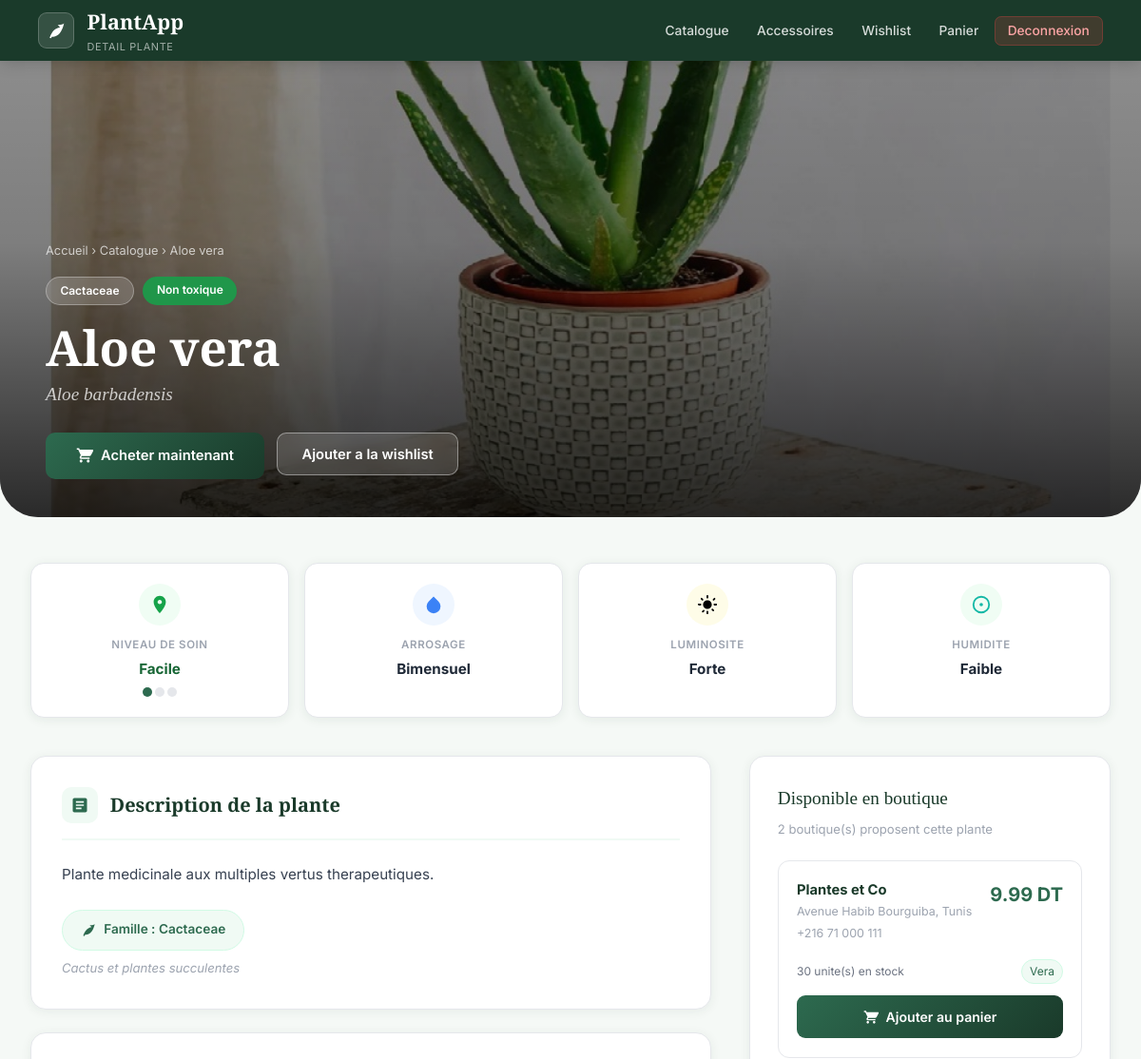
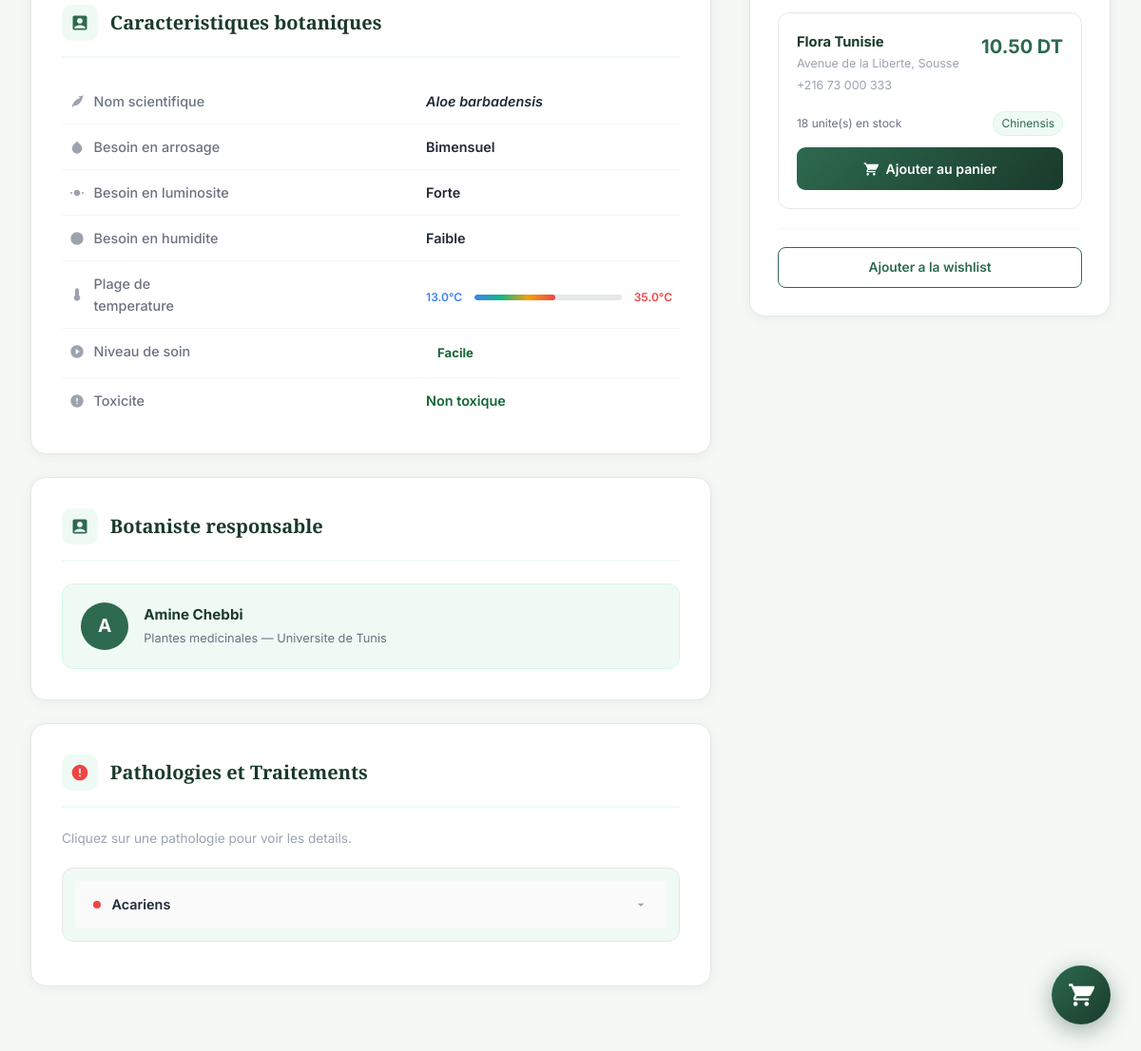
The app's page /plante.php?id=2 (signed in) with its own data (2 pictures, top to bottom).
### tables this page shows
CREATE TABLE Plante (
    id_plante         INT AUTO_INCREMENT PRIMARY KEY,
    nom_commun        VARCHAR(150) NOT NULL,
    nom_scientifique  VARCHAR(200),
    id_famille        INT,
    description       TEXT,
    toxicite          TINYINT(1) DEFAULT 0,
    niveau_soin       ENUM('facile','moyen','difficile') DEFAULT 'facile',
    besoin_arrosage   ENUM('quotidien','hebdomadaire','bimensuel') DEFAULT 'hebdomadaire',
    besoin_luminosite ENUM('faible','moyenne','forte') DEFAULT 'moyenne',
    besoin_humidite   ENUM('faible','moyenne','elevee') DEFAULT 'moyenne',
    temperature_min   DECIMAL(4,1) DEFAULT 15.0,
    temperature_max   DECIMAL(4,1) DEFAULT 30.0,
    image_url         VARCHAR(500),
    id_botaniste      INT,
    date_ajout        DATETIME DEFAULT CURRENT_TIMESTAMP,
    FOREIGN KEY (id_famille)   REFERENCES Famille(id_famille),
    FOREIGN KEY (id_botaniste) REFERENCES Botaniste(id_utilisateur)
);

CREATE TABLE Famille (
    id_famille  INT AUTO_INCREMENT PRIMARY KEY,
    nom_famille VARCHAR(100) NOT NULL,
    description TEXT
);

CREATE TABLE Utilisateur (
    id_utilisateur   INT AUTO_INCREMENT PRIMARY KEY,
    nom              VARCHAR(100) NOT NULL,
    prenom           VARCHAR(100) NOT NULL,
    email            VARCHAR(150) NOT NULL UNIQUE,
    mot_de_passe     VARCHAR(255) NOT NULL,
    role             ENUM('particulier','botaniste','vendeur') NOT NULL,
    date_inscription DATETIME DEFAULT CURRENT_TIMESTAMP
);

CREATE TABLE Botaniste (
    id_utilisateur INT PRIMARY KEY,
    specialite     VARCHAR(150),
    institution    VARCHAR(150),
    FOREIGN KEY (id_utilisateur) REFERENCES Utilisateur(id_utilisateur) ON DELETE CASCADE
);

CREATE TABLE Pathologie (
    id_pathologie  INT AUTO_INCREMENT PRIMARY KEY,
    id_plante      INT NOT NULL,
    nom_pathologie VARCHAR(150) NOT NULL,
    symptomes      TEXT,
    traitement     TEXT,
    FOREIGN KEY (id_plante) REFERENCES Plante(id_plante) ON DELETE CASCADE
);

CREATE TABLE Catalogue (
    id_catalogue INT AUTO_INCREMENT PRIMARY KEY,
    id_vendeur   INT NOT NULL,
    id_plante    INT NOT NULL,
    prix         DECIMAL(10,2) NOT NULL,
    stock        INT DEFAULT 0,
    variete      VARCHAR(100),
    disponible   TINYINT(1) DEFAULT 1,
    FOREIGN KEY (id_vendeur) REFERENCES Vendeur(id_utilisateur) ON DELETE CASCADE,
    FOREIGN KEY (id_plante)  REFERENCES Plante(id_plante) ON DELETE CASCADE
);

CREATE TABLE Vendeur (
    id_utilisateur   INT PRIMARY KEY,
    nom_boutique     VARCHAR(150),
    adresse_boutique VARCHAR(200),
    telephone        VARCHAR(20),
    solde            DECIMAL(10,2) DEFAULT 0.00,
    FOREIGN KEY (id_utilisateur) REFERENCES Utilisateur(id_utilisateur) ON DELETE CASCADE
);

### plante.php (the view, shortened to what the rows shown need)
<?php
$conn = getConnection();
$id_p = (int)($_GET['id']??0);
$r = $conn->prepare("SELECT p.*,f.nom_famille,f.description as fam_desc,b.specialite,b.institution,u.nom as bot_nom,u.prenom as bot_prenom FROM Plante p LEFT JOIN Famille f ON f.id_famille=p.id_famille LEFT JOIN Botaniste b ON b.id_utilisateur=p.id_botaniste LEFT JOIN Utilisateur u ON u.id_utilisateur=p.id_botaniste WHERE p.id_plante=?");
$r->bind_param("i",$id_p); $r->execute();
$plante = $r->get_result()->fetch_assoc();
$pr = $conn->prepare("SELECT * FROM Pathologie WHERE id_plante=?");
$pr->bind_param("i",$id_p); $pr->execute();
$pathos = $pr->get_result()->fetch_all(MYSQLI_ASSOC);
$bq = $conn->prepare("SELECT c.id_catalogue,c.prix,c.stock,c.variete,c.id_vendeur,v.nom_boutique,v.adresse_boutique,v.telephone,u.nom,u.prenom FROM Catalogue c JOIN Vendeur v ON v.id_utilisateur=c.id_vendeur JOIN Utilisateur u ON u.id_utilisateur=v.id_utilisateur WHERE c.id_plante=? AND c.disponible=1 AND c.stock>0 ORDER BY c.prix ASC");
$bq->bind_param("i",$id_p); $bq->execute();
$boutiques = $bq->get_result()->fetch_all(MYSQLI_ASSOC);
function soin_label($s){ return $s==='facile'?'Facile':($s==='moyen'?'Moyen':'Difficile'); }
function soin_color($s){ return $s==='facile'?'var(--vert-soin)':($s==='moyen'?'var(--jaune-soin)':'var(--rouge-soin)'); }
function arrosage_label($s){ return $s==='quotidien'?'Quotidien':($s==='hebdomadaire'?'Hebdomadaire':'Bimensuel'); }
function lum_label($s){ return $s==='faible'?'Faible':($s==='moyenne'?'Moyenne':'Forte'); }
function hum_label($s){ return $s==='faible'?'Faible':($s==='moyenne'?'Moyenne':'Elevee'); }
?>
<!DOCTYPE html>
<html lang="fr">
<head>
<link rel="stylesheet" href="style.css">
</head>
<body>
<nav class="navbar">
  <a href="particulier.php" class="navbar-brand">
    <div><h1>PlantApp</h1><span>Detail Plante</span></div>
  </a>
</nav>
<div class="hero">
  <?php if($plante['image_url']): ?>
    <img src="<?=htmlspecialchars($plante['image_url'])?>" alt="<?=htmlspecialchars($plante['nom_commun'])?>"
         class="hero-img-bg"
         onerror="this.style.display='none';document.querySelector('.hero-img-bg-ph').style.display='block'">
  <?php else: ?>
    <div class="hero-img-bg-ph"></div>
  <?php endif; ?>
  <div class="hero-overlay"></div>
  <div class="hero-content">
    <div class="hero-breadcrumb">
      <a href="particulier.php">Accueil</a> &rsaquo;
      <a href="particulier.php#catalogue">Catalogue</a> &rsaquo;
      <?=htmlspecialchars($plante['nom_commun'])?>
    </div>
    <div class="hero-badges">
      <?php if($plante['nom_famille']): ?>
        <span class="hero-badge badge-famille"><?=htmlspecialchars($plante['nom_famille'])?></span>
      <?php endif; ?>
      <?php if($plante['toxicite']): ?>
        <span class="hero-badge badge-toxic">Toxique pour animaux</span>
      <?php else: ?>
        <span class="hero-badge badge-safe">Non toxique</span>
      <?php endif; ?>
    </div>
    <h1 class="hero-title"><?=htmlspecialchars($plante['nom_commun'])?></h1>
    <p class="hero-sci"><?=htmlspecialchars($plante['nom_scientifique']??'')?></p>
    <div class="hero-actions">
      <?php if(!empty($boutiques)): ?>
        <a href="#boutiques" class="btn-hero-primary">
        </a>
      <?php endif; ?>
      <form method="POST" style="display:inline;">
      </form>
    </div>
  </div>
</div>
<div class="page-wrap">
  <div class="score-strip">
    <div class="score-card">
      <div class="score-icon" style="background:#f0fdf4;">
        <svg viewBox="0 0 24 24" style="fill:#16a34a;"><path d="M12 2C8.13 2 5 5.13 5 9c0 5.25 7 13 7 13s7-7.75 7-13c0-3.87-3.13-7-7-7zm0 9.5c-1.38 0-2.5-1.12-2.5-2.5s1.12-2.5 2.5-2.5 2.5 1.12 2.5 2.5-1.12 2.5-2.5 2.5z"/></svg>
      </div>
      <div class="score-label">Niveau de soin</div>
      <div class="score-value" style="color:<?=soin_color($plante['niveau_soin'])?>"><?=soin_label($plante['niveau_soin'])?></div>
      <div class="level-bar" style="justify-content:center;margin-top:.4rem;">
        <?php
          $lvl = $plante['niveau_soin']==='facile'?1:($plante['niveau_soin']==='moyen'?2:3);
          $col = $plante['niveau_soin']==='facile'?'active':($plante['niveau_soin']==='moyen'?'medium':'hard');
          for($i=1;$i<=3;$i++) echo '<div class="level-dot '.($i<=$lvl?$col:'').'"></div>';
        ?>
      </div>
    </div>
    <div class="score-card">
      <div class="score-icon" style="background:#eff6ff;">
        <svg viewBox="0 0 24 24" style="fill:#3b82f6;"><path d="M12 2.69l5.66 5.66a8 8 0 1 1-11.31 0z"/></svg>
      </div>
      <div class="score-label">Arrosage</div>
      <div class="score-value"><?=arrosage_label($plante['besoin_arrosage'])?></div>
    </div>
    <div class="score-card">
      <div class="score-icon" style="background:#fefce8;">
      </div>
      <div class="score-label">Luminosite</div>
      <div class="score-value"><?=lum_label($plante['besoin_luminosite'])?></div>
    </div>
    <div class="score-card">
      <div class="score-icon" style="background:#f0fdf4;">
        <svg viewBox="0 0 24 24" style="fill:#14b8a6;width:22px;height:22px;"><path d="M12 2a10 10 0 1 0 0 20A10 10 0 0 0 12 2zm0 18a8 8 0 1 1 0-16A8 8 0 0 1 12 20zm-2-8a2 2 0 1 1 4 0 2 2 0 0 1-4 0z"/></svg>
      </div>
      <div class="score-label">Humidite</div>
      <div class="score-value"><?=hum_label($plante['besoin_humidite'])?></div>
    </div>
  </div>
  <div class="content-grid">
    <div>
      <div class="section">
        <div class="section-head">
          <div class="section-head-icon"><svg viewBox="0 0 24 24"><path d="M19 3H5c-1.1 0-2 .9-2 2v14c0 1.1.9 2 2 2h14c1.1 0 2-.9 2-2V5c0-1.1-.9-2-2-2zm-5 14H7v-2h7v2zm3-4H7v-2h10v2zm0-4H7V7h10v2z"/></svg></div>
          <h2 class="section-title">Description de la plante</h2>
        </div>
        <p class="desc-text"><?=htmlspecialchars($plante['description']??'Aucune description disponible pour cette plante.')?></p>
        <?php if($plante['nom_famille']): ?>
        <div style="margin-top:1.4rem;">
          <span class="famille-badge">
            <svg viewBox="0 0 24 24"><path d="M17 8C8 10 5.9 16.17 3.82 21.34L5.71 22l1-2.3A4.49 4.49 0 0 0 8 20C19 20 22 3 22 3c-1 2-8 2-8 2z"/></svg>
            Famille : <?=htmlspecialchars($plante['nom_famille'])?>
          </span>
          <?php if($plante['fam_desc']): ?>
            <p style="font-size:.82rem;color:#9ca3af;margin-top:.5rem;font-style:italic;"><?=htmlspecialchars($plante['fam_desc'])?></p>
          <?php endif; ?>
        </div>
        <?php endif; ?>
      </div>
      <div class="section">
        <div class="section-head">
          <h2 class="section-title">Caracteristiques botaniques</h2>
        </div>
        <table class="chars-table">
          <tr>
            <td><em><?=htmlspecialchars($plante['nom_scientifique']??'N/A')?></em></td>
          </tr>
          <tr>
            <td>
              <svg viewBox="0 0 24 24"><path d="M12 2.69l5.66 5.66a8 8 0 1 1-11.31 0z"/></svg>
              Besoin en arrosage
            </td>
            <td><?=arrosage_label($plante['besoin_arrosage'])?></td>
          </tr>
          <tr>
            <td>
              <svg viewBox="0 0 24 24"><path d="M12 7c-2.76 0-5 2.24-5 5s2.24 5 5 5 5-2.24 5-5-2.24-5-5-5zM2 13h2c.55 0 1-.45 1-1s-.45-1-1-1H2c-.55 0-1 .45-1 1s.45 1 1 1zm18 0h2c.55 0 1-.45 1-1s-.45-1-1-1h-2c-.55 0-1 .45-1 1s.45 1 1 1z"/></svg>
              Besoin en luminosite
            </td>
            <td><?=lum_label($plante['besoin_luminosite'])?></td>
          </tr>
          <tr>
            <td>
              <svg viewBox="0 0 24 24"><path d="M12 2a10 10 0 1 0 0 20A10 10 0 0 0 12 2z"/></svg>
              Besoin en humidite
            </td>
            <td><?=hum_label($plante['besoin_humidite'])?></td>
          </tr>
          <tr>
            <td>
              <div class="temp-range">
                <span class="temp-min"><?=$plante['temperature_min']?>°C</span>
                <div class="temp-bar"><div class="temp-fill" style="width:<?=min(100,max(10,(($plante['temperature_max']-$plante['temperature_min'])/40)*100))?>%"></div></div>
                <span class="temp-max"><?=$plante['temperature_max']?>°C</span>
              </div>
            </td>
          </tr>
          <tr>
            <td>
              <span style="color:<?=soin_color($plante['niveau_soin'])?>; padding:3px 12px;border-radius:20px;display:inline-block;font-size:.82rem;font-weight:700;">
                <?=soin_label($plante['niveau_soin'])?>
              </span>
            </td>
          </tr>
        </table>
      </div>
      <?php if($plante['bot_nom']): ?>
      <div class="section">
        <div class="section-head">
          <div class="section-head-icon"><svg viewBox="0 0 24 24"><path d="M19 3H5c-1.1 0-2 .9-2 2v14c0 1.1.9 2 2 2h14c1.1 0 2-.9 2-2V5c0-1.1-.9-2-2-2zm-7 3c1.93 0 3.5 1.57 3.5 3.5S13.93 13 12 13s-3.5-1.57-3.5-3.5S10.07 6 12 6zm7 13H5v-.23c0-.62.28-1.2.76-1.58C7.47 15.82 9.64 15 12 15s4.53.82 6.24 2.19c.48.38.76.97.76 1.58V19z"/></svg></div>
          <h2 class="section-title">Botaniste responsable</h2>
        </div>
        <div class="botaniste-card">
          <div class="bot-avatar"><?=strtoupper(substr($plante['bot_prenom'],0,1))?></div>
          <div>
            <div class="bot-name"><?=htmlspecialchars($plante['bot_prenom'].' '.$plante['bot_nom'])?></div>
            <div class="bot-info">
              <?php if($plante['specialite']): ?><?=htmlspecialchars($plante['specialite'])?><?php endif; ?>
              <?php if($plante['institution']): ?> — <?=htmlspecialchars($plante['institution'])?><?php endif; ?>
            </div>
          </div>
        </div>
      </div>
      <?php endif; ?>
      <?php if(!empty($pathos)): ?>
      <div class="section">
        <div class="section-head">
          <h2 class="section-title">Pathologies et Traitements</h2>
        </div>
        <?php foreach($pathos as $i=>$pa): ?>
        <div class="patho-item">
          <button class="patho-header-btn" onclick="togglePatho(<?=$i?>)">
            <div class="patho-name-wrap">
              <span class="patho-dot"></span>
              <span class="patho-name-text"><?=htmlspecialchars($pa['nom_pathologie'])?></span>
            </div>
            <svg class="patho-chevron" id="chev-<?=$i?>" viewBox="0 0 24 24"><path d="M7 10l5 5 5-5z"/></svg>
          </button>
        </div>
        <?php endforeach; ?>
      </div>
      <?php endif; ?>
    </div>
    <div id="boutiques">
      <div class="sidebar-card">
        <?php if(empty($boutiques)): ?>
          <div class="no-stock">Cette plante n est pas disponible en boutique pour le moment.</div>
        <?php else: ?>
          <?php foreach($boutiques as $b): ?>
          <div class="boutique-item">
            <div class="b-top">
              <div>
                <div class="b-name"><?=htmlspecialchars($b['nom_boutique'])?></div>
                <?php if($b['adresse_boutique']): ?><div class="b-addr"><?=htmlspecialchars($b['adresse_boutique'])?></div><?php endif; ?>
                <?php if($b['telephone']): ?><div class="b-tel"><?=htmlspecialchars($b['telephone'])?></div><?php endif; ?>
              </div>
              <div class="b-price"><?=number_format($b['prix'],2)?> DT</div>
            </div>
            <div class="b-meta">
              <span class="b-stock"><?=$b['stock']?> unite(s) en stock</span>
              <?php if($b['variete']): ?><span class="b-variete"><?=htmlspecialchars($b['variete'])?></span><?php endif; ?>
            </div>
            <a href="panier.php?add_plante=<?=$id_p?>&vendeur=<?=$b['id_vendeur']?>&prix=<?=$b['prix']?>&stock=<?=$b['stock']?>" class="btn-add">
              Ajouter au panier
            </a>
          </div>
          <?php endforeach; ?>
        <?php endif; ?>
      </div>
    </div>
  </div>
</div>
</body>
</html>

### records on screen
plante: image_url (picture), nom_commun "Aloe vera", id_famille.nom_famille "Cactaceae", nom_scientifique "Aloe barbadensis", niveau_soin "Facile", besoin_arrosage "Bimensuel", besoin_luminosite "Forte", besoin_humidite "Faible", description "Plante medicinale aux multiples vertus therapeutiques.", id_famille.description "Cactus et plantes succulentes", temperature_min "13.0", temperature_max "35.0", utilisateur.prenom "A", utilisateur.prenom+nom "Amine Chebbi", id_botaniste.specialite "Plantes medicinales", id_botaniste.institution "Universite de Tunis"
pathologie: nom_pathologie "Acariens"
catalogue: id_vendeur.nom_boutique "Plantes et Co", id_vendeur.adresse_boutique "Avenue Habib Bourguiba, Tunis", id_vendeur.telephone "+216 71 000 111", prix "9.99", stock "30", variete "Vera"
catalogue: id_vendeur.nom_boutique "Flora Tunisie", id_vendeur.adresse_boutique "Avenue de la Liberte, Sousse", id_vendeur.telephone "+216 73 000 333", prix "10.50", stock "18", variete "Chinensis"

### other values on screen
count($boutiques) "2"
